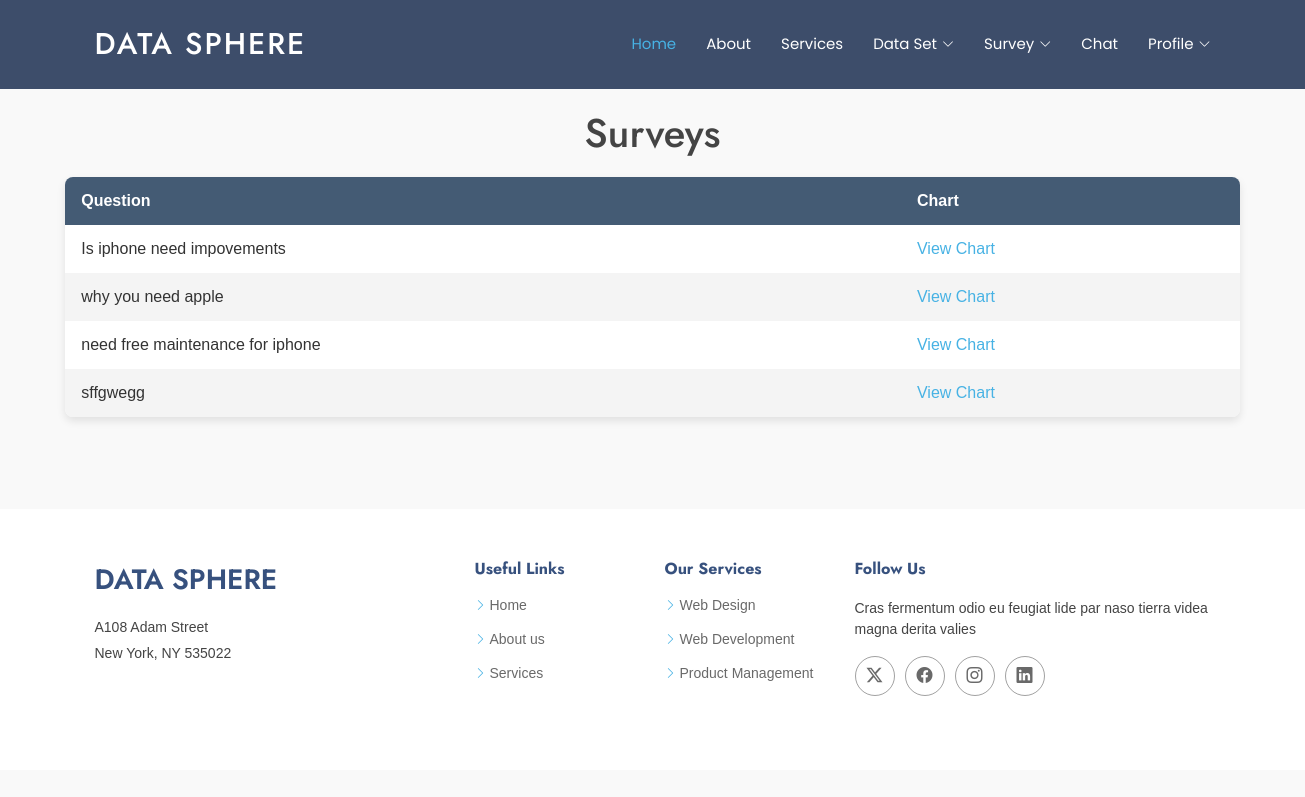
The page /survey_view_chart (signed in) on the database its author committed.
### Dataapp/models.py (models this page shows)
class Survey(models.Model):
    question=models.CharField(max_length=500)
    option1=models.CharField(max_length=100)
    option2=models.CharField(max_length=100)
    option3=models.CharField(max_length=100,null=True,blank=True)
    option4=models.CharField(max_length=100,null=True,blank=True)
    login=models.ForeignKey(Login,on_delete=models.CASCADE)

### Dataapp/views.py (the view)
# urls.py: path('survey_view_chart',views.survey_view_chart,name='survey_view_chart'),
def survey_view_chart(request):
    log=request.session['buss_id']
    users = Survey.objects.filter(login_id=log)
    return render(request, 'bussiness/survey_chart.html', {'users': users})

### Dataapp/templates/bussiness/survey_chart.html (shortened to what this page needs)
{% extends "bussiness/header.html" %}
{% load static %}
{% block content %}
<!DOCTYPE html>
<html lang="en">
<head>
</head>
<body>
    <h1>Surveys</h1>
    <table>
        <thead>
            <tr>
                <th>Question</th>
                <th>Chart</th>
            </tr>
        </thead>
        <tbody>
            {% for user in users %}
            <tr>
                <td>{{ user.question }}</td>
                <td><a href="{% url 'survey_results' user.id %}">View Chart</a></td>
            </tr>
            {% endfor %}
        </tbody>
    </table>
</body>
</html>
<br><br><br>
{% endblock %}

### Dataapp/static/user/assets/css/main.css (style rules this page uses)
:root { --default-font: "Open Sans", system-ui, -apple-system, "Segoe UI", Roboto, "Helvetica Neue", Arial, "Noto Sans", "Liberation Sans", sans-serif, "Apple Color Emoji", "Segoe UI Emoji", "Segoe UI Symbol", "Noto Color Emoji"; --heading-font: "Jost", sans-serif; --nav-font: "Poppins", sans-serif; }
:root { --background-color: #ffffff; --default-color: #444444; --heading-color: #37517e; --accent-color: #47b2e4; --surface-color: #ffffff; --contrast-color: #ffffff; }
:root { --nav-color: #ffffff; --nav-hover-color: #47b2e4; --nav-mobile-background-color: #ffffff; --nav-dropdown-background-color: #ffffff; --nav-dropdown-color: #444444; --nav-dropdown-hover-color: #47b2e4; }
:root { scroll-behavior: smooth; }
body { color: var(--default-color); background-color: var(--background-color); font-family: var(--default-font); }
a { color: var(--accent-color); text-decoration: none; transition: 0.3s; }
h1, h2, h3, h4, h5, h6 { color: var(--heading-color); font-family: var(--heading-font); }

### Dataapp/templates/bussiness/survey_chart.html (style rules this page uses)
body { font-family: 'Arial', sans-serif; margin: 0; padding: 0; background-color: #f9f9f9; color: #333; }
h1 { text-align: center; margin: 20px 0; color: #444; }
table { width: 90%; margin: 20px auto; border-collapse: collapse; box-shadow: 0 4px 8px rgba(0, 0, 0, 0.1); background-color: #fff; border-radius: 8px; overflow: hidden; }
th, td { padding: 12px 16px; text-align: left; }
th { background-color: #445b74; color: white; font-weight: bold; }
tr:nth-child(even) { background-color: #f4f4f4; }

### rows shown on the page
Survey: question "Is iphone need impovements"
Survey: question "why you need apple"
Survey: question "need free maintenance for iphone"
Survey: question "sffgwegg"
